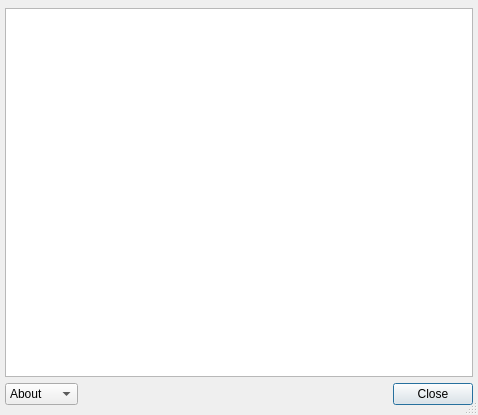
<?xml version="1.0" encoding="UTF-8"?>
<ui version="4.0">
 <class>AboutDialog</class>
 <widget class="QDialog" name="AboutDialog">
  <property name="geometry">
   <rect>
    <x>0</x>
    <y>0</y>
    <width>478</width>
    <height>415</height>
   </rect>
  </property>
  <property name="windowTitle">
   <string>About XHTMLDBG</string>
  </property>
  <property name="sizeGripEnabled">
   <bool>true</bool>
  </property>
  <layout class="QVBoxLayout" name="verticalLayout">
   <property name="leftMargin">
    <number>5</number>
   </property>
   <property name="topMargin">
    <number>8</number>
   </property>
   <property name="rightMargin">
    <number>5</number>
   </property>
   <property name="bottomMargin">
    <number>10</number>
   </property>
   <item>
    <widget class="QTextBrowser" name="textBrowser">
     <property name="documentTitle">
      <string notr="true"/>
     </property>
     <property name="textInteractionFlags">
      <set>Qt::TextBrowserInteraction</set>
     </property>
     <property name="openExternalLinks">
      <bool>true</bool>
     </property>
    </widget>
   </item>
   <item>
    <layout class="QHBoxLayout" name="horizontalLayout">
     <item>
      <widget class="QComboBox" name="comboBox">
       <item>
        <property name="text">
         <string>About</string>
        </property>
       </item>
       <item>
        <property name="text">
         <string>Contact</string>
        </property>
       </item>
       <item>
        <property name="text">
         <string>Authors</string>
        </property>
       </item>
      </widget>
     </item>
     <item>
      <widget class="QDialogButtonBox" name="buttonBox">
       <property name="orientation">
        <enum>Qt::Horizontal</enum>
       </property>
       <property name="standardButtons">
        <set>QDialogButtonBox::Close</set>
       </property>
       <property name="centerButtons">
        <bool>false</bool>
       </property>
      </widget>
     </item>
    </layout>
   </item>
  </layout>
 </widget>
 <resources>
  <include location="about.qrc"/>
 </resources>
 <connections>
  <connection>
   <sender>buttonBox</sender>
   <signal>accepted()</signal>
   <receiver>AboutDialog</receiver>
   <slot>accept()</slot>
   <hints>
    <hint type="sourcelabel">
     <x>248</x>
     <y>254</y>
    </hint>
    <hint type="destinationlabel">
     <x>157</x>
     <y>274</y>
    </hint>
   </hints>
  </connection>
  <connection>
   <sender>buttonBox</sender>
   <signal>rejected()</signal>
   <receiver>AboutDialog</receiver>
   <slot>reject()</slot>
   <hints>
    <hint type="sourcelabel">
     <x>316</x>
     <y>260</y>
    </hint>
    <hint type="destinationlabel">
     <x>286</x>
     <y>274</y>
    </hint>
   </hints>
  </connection>
 </connections>
</ui>
